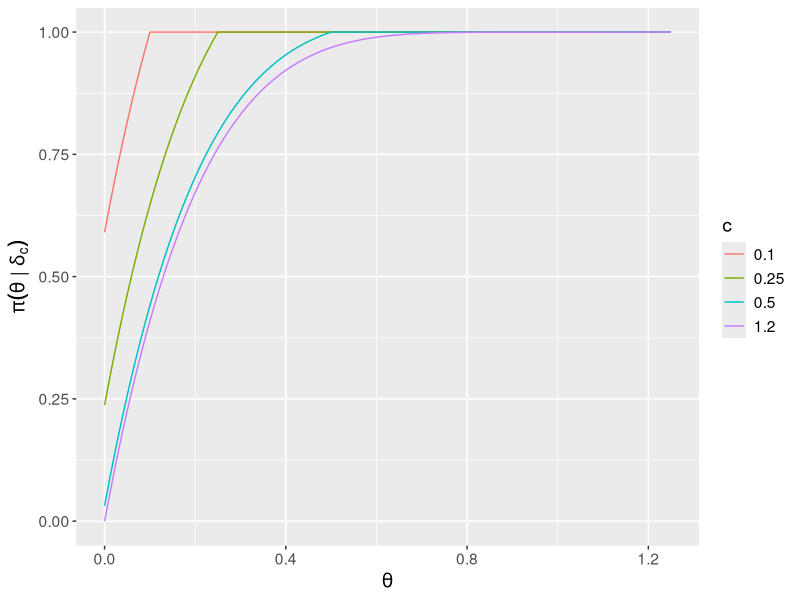
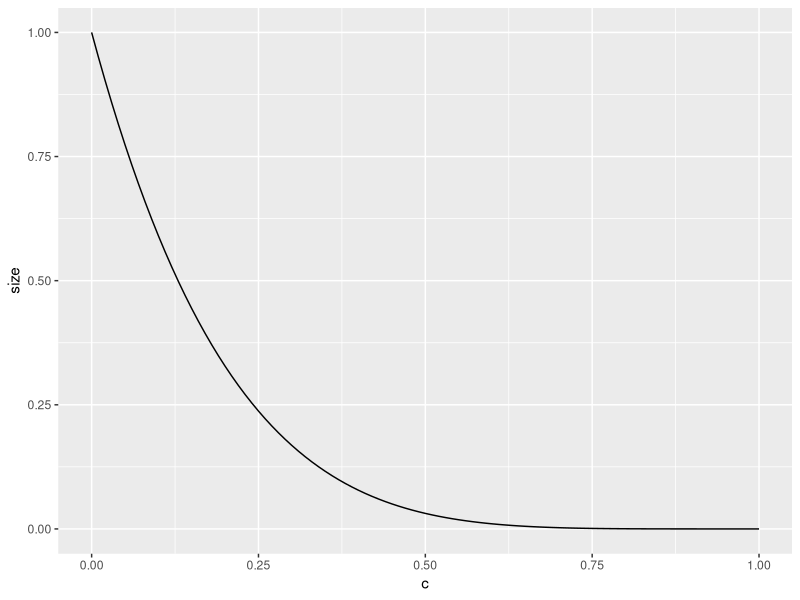

Write the R code that produced these figures, in order.
## ---- chunk 1
library(tidyverse)
n <- 5
df_ls <- list()
c_vals <- c(0.1, 0.25, 0.5, 1.2)
for(i in 1:length(c_vals)){
  c <- c_vals[i]
  theta_seq <- seq(0, 1.25, 0.01)
  power_func <- 1 - ( (1-theta_seq)^n - (1-c)^n)
  power_func[theta_seq >= c] <- 1
  df_ls[[i]] <- data.frame(power_func, theta_seq, c = c)
}
do.call(rbind, df_ls) |>
  mutate( c = factor(c)) |>
  ggplot(aes(x = theta_seq, y = power_func, col = c)) +
  geom_line() +
  labs(x = expression(theta),
       y = expression(pi ( theta ~ "|" ~ delta[c]))) +
  theme(text = element_text(size = 14))

## ---- chunk 2
c_seq <- seq(0, 1, 0.01)
n <- 5
size <- (1-c_seq)^n
data.frame(size, c = c_seq) |>
  ggplot(aes(x = c, y = size)) + 
  geom_line()
